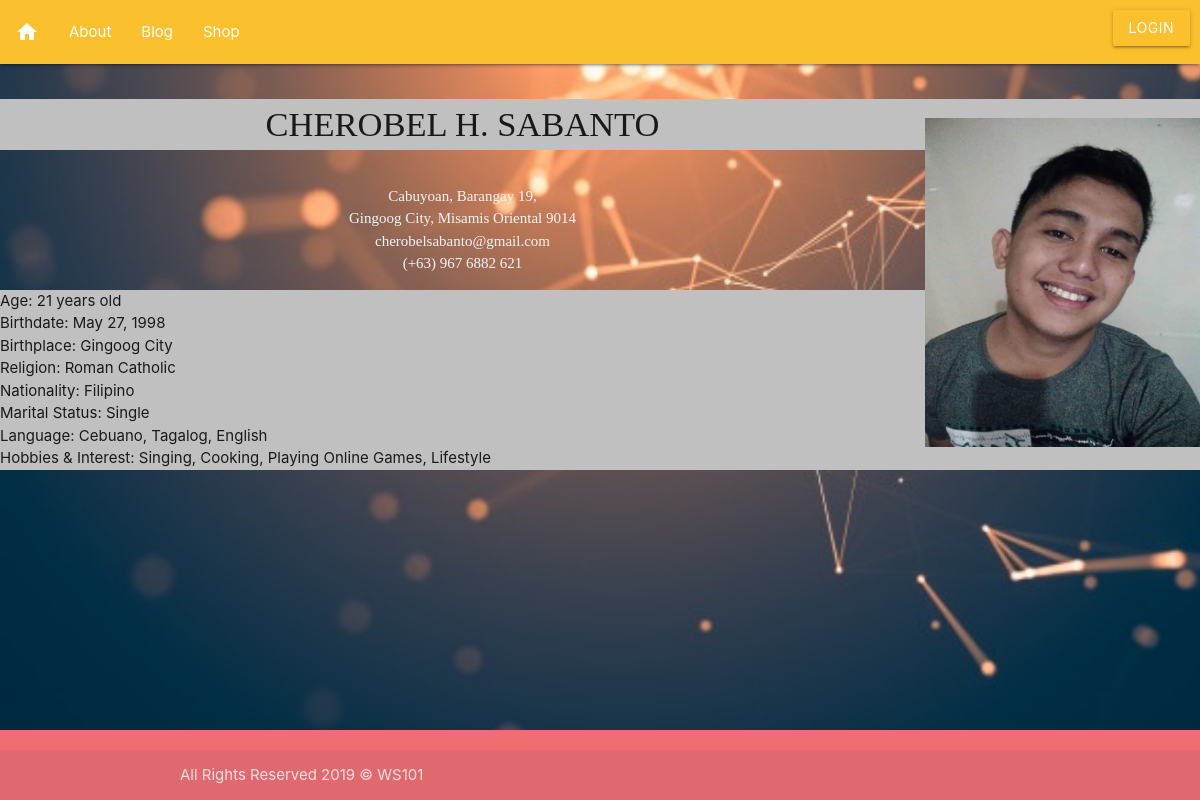
Page /about.php on the committed database.
### tables this page shows
CREATE TABLE IF NOT EXISTS `tbl_profile` (
  `profID` int(10) NOT NULL AUTO_INCREMENT,
  `name` varchar(100) NOT NULL,
  `street` text NOT NULL,
  `city` text NOT NULL,
  `email` text NOT NULL,
  `contact` varchar(20) NOT NULL,
  `age` varchar(30) NOT NULL,
  `bday` varchar(30) NOT NULL,
  `bplace` varchar(100) NOT NULL,
  `religion` varchar(50) NOT NULL,
  `nationality` varchar(50) NOT NULL,
  `status` varchar(50) NOT NULL,
  `language` varchar(100) NOT NULL,
  `hobbies` varchar(200) NOT NULL,
  `image` text NOT NULL,
  PRIMARY KEY (`profID`)
);

### about.php (the view, shortened to what this page needs)
<?php
    include 'dbconfig.php';
?>
<!DOCTYPE html>
<html lang="en">
<head>
    <link rel="stylesheet" href="./assets/css/materializecss.min.css">
    <link rel="stylesheet" href="./assets/css/style.css">
    <link rel="stylesheet" href="./assets/icon/flUhRq6tzZclQEJ-Vdg-IuiaDsNc.woff2">
    <link rel="stylesheet" href="./assets/css/materializecss-icons.css">
</head>
<body>
<header>
        <nav>
            <div class="nav-wrapper yellow darken-2">
                <ul class="left hide-on-med-and-down">
                        <li><a href="index.php"><i class="material-icons">home</i></a></li>
                        <li><a href="about.php">About</a></li>
                        <li><a href="blog.php">Blog</a></li>
                        <li><a href="shop.php">Shop</a></li>
                </ul>
                <a class='dropdown-trigger btn' href='login.php' data-target='dropdown1' id="wq">Login</a>
            </div>
        </nav>
    </header>
    <main>
    <?php
        $query = mysqli_query($conn,"SELECT * FROM tbl_profile");
        while($row = mysqli_fetch_assoc($query)){
    ?>
    <img src="<?php echo $row['image'];?>" width=275 height="329" style="float:right;margin-top:54px;">
    <p style="text-align:center;font-family:Haettenschweiler;font-size:230%;background-color:silver;"><?php echo $row['name'];?></p>
    <p style="text-align:center;color:whitesmoke;font-family:Verdana;font-size:100%;">
        <?php echo $row['street'];?>,<br>
        <?php echo $row['city'];?><br>
        <?php echo $row['email'];?><br>
        <?php echo $row['contact'];?>
    </p>
    <p style="background-color:silver;">
        Age: <?php echo $row['age'];?><br>
        Birthdate: <?php echo $row['bday'];?><br>
        Birthplace: <?php echo $row['bplace'];?><br>
        Religion: <?php echo $row['religion'];?><br>
        Nationality: <?php echo $row['nationality'];?><br>
        Marital Status: <?php echo $row['status'];?><br>
        Language: <?php echo $row['language'];?><br>
        Hobbies & Interest: <?php echo $row['hobbies'];?>
    </p>
    <?php
        }
    ?>
    </main>
    <footer class="page-footer">
        <div class="footer-copyright">
            <div class="container">
                All Rights Reserved 2019 © WS101
            </div>
    </footer>
</body>
</html>

### assets/css/style.css (style rules this page uses)
body { display: flex; min-height: 100vh; flex-direction: column; margin: 0; }
main { flex: 1 0 auto; }

### about.php (style rules this page uses)
body { background-image: url("./assets/img/333.jpg"); background-attachment: fixed; background-repeat: no-repeat; background-size: cover; }
#wq { float: right; margin-top: 10px; background-color: transparent; margin-right: 10px; }

### rows in the picture
tbl_profile: image (picture), name "CHEROBEL H. SABANTO", street "Cabuyoan, Barangay 19", city "Gingoog City, Misamis Oriental 9014", email "cherobelsabanto@gmail.com", contact "(+63) 967 6882 621", age "21 years old", bday "May 27, 1998", bplace "Gingoog City", religion "Roman Catholic", nationality "Filipino", status "Single", language "Cebuano, Tagalog, English", hobbies "Singing, Cooking, Playing Online Games, Lifestyle"
